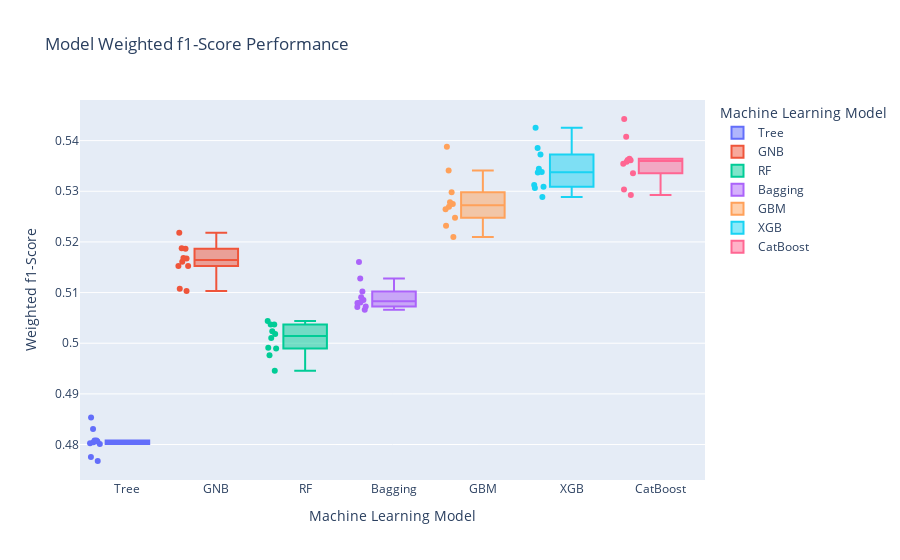

Notebook code for this chart:
### Code cell
results['Model'] = names
results['Accuracy'] = accuracies
results['Weighted F1'] = weighted_f1s

classifmod = pd.DataFrame(results)

fig = px.box(classifmod, x="Model", y="Weighted_F1", color="Model", points='all',
             labels={"Model": "Machine Learning Model",
                     "Weighted_F1": "Weighted f1-Score"},
             title="Model Weighted f1-Score Performance")
fig.show()
fig.write_html("model_train_weighted_f1.html")

### Figure 1 — Plotly figure (JSON) as saved in the notebook; plotly's stock layout.template omitted (floating-point values rounded to 4 significant figures)
{"data": [{"alignmentgroup": "True", "boxpoints": "all", "hovertemplate": "Machine Learning Model=%{x}<br>Weighted f1-Score=%{y}<extra></extra>", "legendgroup": "Tree", "marker": {"color": "#636efa"}, "name": "Tree", "notched": false, "offsetgroup": "Tree", "orientation": "v", "showlegend": true, "type": "box", "x": ["Tree", "Tree", "Tree", "Tree", "Tree", "Tree", "Tree", "Tree", "Tree", "Tree"], "x0": " ", "xaxis": "x", "y": [0.4806, 0.4831, 0.4808, 0.4767, 0.4853, 0.4801, 0.4775, 0.4808, 0.4803, 0.4805], "y0": " ", "yaxis": "y"}, {"alignmentgroup": "True", "boxpoints": "all", "hovertemplate": "Machine Learning Model=%{x}<br>Weighted f1-Score=%{y}<extra></extra>", "legendgroup": "GNB", "marker": {"color": "#EF553B"}, "name": "GNB", "notched": false, "offsetgroup": "GNB", "orientation": "v", "showlegend": true, "type": "box", "x": ["GNB", "GNB", "GNB", "GNB", "GNB", "GNB", "GNB", "GNB", "GNB", "GNB"], "x0": " ", "xaxis": "x", "y": [0.5168, 0.5161, 0.5187, 0.5108, 0.5152, 0.5218, 0.5167, 0.5187, 0.5103, 0.5153], "y0": " ", "yaxis": "y"}, {"alignmentgroup": "True", "boxpoints": "all", "hovertemplate": "Machine Learning Model=%{x}<br>Weighted f1-Score=%{y}<extra></extra>", "legendgroup": "RF", "marker": {"color": "#00cc96"}, "name": "RF", "notched": false, "offsetgroup": "RF", "orientation": "v", "showlegend": true, "type": "box", "x": ["RF", "RF", "RF", "RF", "RF", "RF", "RF", "RF", "RF", "RF"], "x0": " ", "xaxis": "x", "y": [0.501, 0.5018, 0.5037, 0.4976, 0.4991, 0.5037, 0.5044, 0.4946, 0.4989, 0.5023], "y0": " ", "yaxis": "y"}, {"alignmentgroup": "True", "boxpoints": "all", "hovertemplate": "Machine Learning Model=%{x}<br>Weighted f1-Score=%{y}<extra></extra>", "legendgroup": "Bagging", "marker": {"color": "#ab63fa"}, "name": "Bagging", "notched": false, "offsetgroup": "Bagging", "orientation": "v", "showlegend": true, "type": "box", "x": ["Bagging", "Bagging", "Bagging", "Bagging", "Bagging", "Bagging", "Bagging", "Bagging", "Bagging", "Bagging"], "x0": " ", "xaxis": "x", "y": [0.5102, 0.5085, 0.5081, 0.5079, 0.5072, 0.5128, 0.516, 0.5066, 0.5091, 0.5073], "y0": " ", "yaxis": "y"}, {"alignmentgroup": "True", "boxpoints": "all", "hovertemplate": "Machine Learning Model=%{x}<br>Weighted f1-Score=%{y}<extra></extra>", "legendgroup": "GBM", "marker": {"color": "#FFA15A"}, "name": "GBM", "notched": false, "offsetgroup": "GBM", "orientation": "v", "showlegend": true, "type": "box", "x": ["GBM", "GBM", "GBM", "GBM", "GBM", "GBM", "GBM", "GBM", "GBM", "GBM"], "x0": " ", "xaxis": "x", "y": [0.527, 0.5298, 0.5275, 0.5264, 0.5278, 0.5388, 0.5341, 0.5232, 0.5248, 0.521], "y0": " ", "yaxis": "y"}, {"alignmentgroup": "True", "boxpoints": "all", "hovertemplate": "Machine Learning Model=%{x}<br>Weighted f1-Score=%{y}<extra></extra>", "legendgroup": "XGB", "marker": {"color": "#19d3f3"}, "name": "XGB", "notched": false, "offsetgroup": "XGB", "orientation": "v", "showlegend": true, "type": "box", "x": ["XGB", "XGB", "XGB", "XGB", "XGB", "XGB", "XGB", "XGB", "XGB", "XGB"], "x0": " ", "xaxis": "x", "y": [0.5345, 0.5373, 0.5309, 0.5337, 0.5338, 0.5426, 0.5386, 0.5312, 0.5289, 0.5306], "y0": " ", "yaxis": "y"}, {"alignmentgroup": "True", "boxpoints": "all", "hovertemplate": "Machine Learning Model=%{x}<br>Weighted f1-Score=%{y}<extra></extra>", "legendgroup": "CatBoost", "marker": {"color": "#FF6692"}, "name": "CatBoost", "notched": false, "offsetgroup": "CatBoost", "orientation": "v", "showlegend": true, "type": "box", "x": ["CatBoost", "CatBoost", "CatBoost", "CatBoost", "CatBoost", "CatBoost", "CatBoost", "CatBoost", "CatBoost", "CatBoost"], "x0": " ", "xaxis": "x", "y": [0.5362, 0.5358, 0.5354, 0.5364, 0.5361, 0.5443, 0.5407, 0.5335, 0.5293, 0.5304], "y0": " ", "yaxis": "y"}], "layout": {"boxmode": "overlay", "legend": {"title": {"text": "Machine Learning Model"}, "tracegroupgap": 0}, "title": {"text": "Model Weighted f1-Score Performance"}, "xaxis": {"anchor": "y", "categoryarray": ["Tree", "GNB", "RF", "Bagging", "GBM", "XGB", "CatBoost"], "categoryorder": "array", "domain": [0, 1], "title": {"text": "Machine Learning Model"}}, "yaxis": {"anchor": "x", "domain": [0, 1], "title": {"text": "Weighted f1-Score"}}}}
